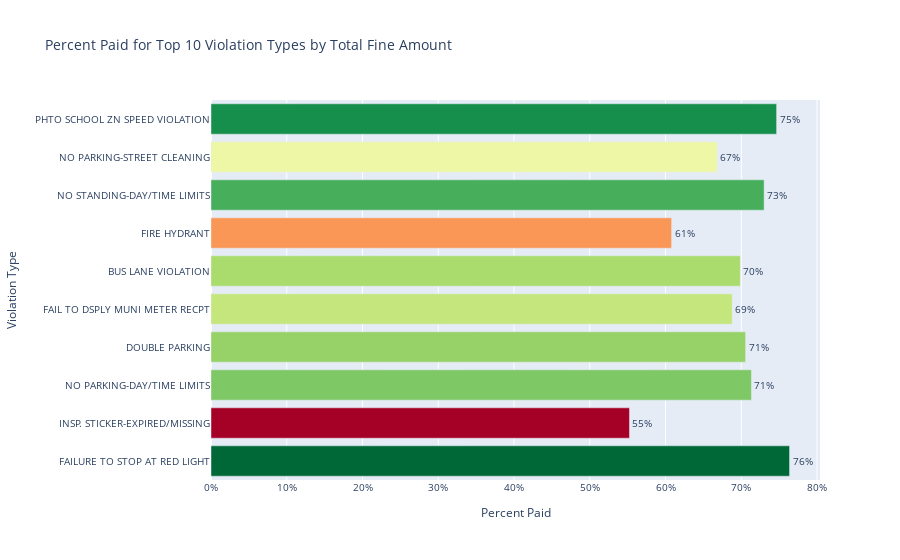

Notebook cell for this chart:
### Code cell
import plotly.express as px

# Step 1: Group by Violation and calculate Percent Paid
violation_paid = (
    df.groupby("Violation")[["Fine Amount", "Amount Due"]]
    .sum()
    .assign(Percent_Paid=lambda d: 1 - (d["Amount Due"] / d["Fine Amount"]))
    .reset_index()
)

# Step 2: Get top 10 violations by total Fine Amount
top_10_fines = violation_paid.sort_values(by="Fine Amount", ascending=False).head(10)

# Step 3: Create sorted y-axis based on Fine Amount order
ordered_violations = top_10_fines.sort_values(by="Fine Amount", ascending=True)["Violation"]

# Step 4: Create horizontal bar chart
fig = px.bar(
    top_10_fines,
    x="Percent_Paid",
    y="Violation",
    orientation="h",
    text="Percent_Paid",
    title="Percent Paid for Top 10 Violation Types by Total Fine Amount",
    labels={"Percent_Paid": "Percent Paid", "Violation": "Violation Type"},
    color="Percent_Paid",
    color_continuous_scale="RdYlGn"
)

# Step 5: Sort bars by Fine Amount
fig.update_layout(
    yaxis=dict(categoryorder="array", categoryarray=ordered_violations),
    xaxis_tickformat=".0%",
    font=dict(size=10),
    coloraxis_showscale=False
)

# Step 6: Add percentage labels
fig.update_traces(
    texttemplate='%{text:.0%}',
    textposition='outside'
)


#Export HTML
html_snippet = pio.to_html(fig, full_html=False, include_plotlyjs='cdn')

# Save and name HTML file
with open("top10_violations_amount_paid-percentage_embed_snippet.html", "w") as f:
    f.write(html_snippet)

fig.show()

### Figure 1 — Plotly figure (JSON) as saved in the notebook; plotly's stock layout.template omitted (floating-point values rounded to 4 significant figures)
{"data": [{"alignmentgroup": "True", "hovertemplate": "Percent Paid=%{marker.color}<br>Violation Type=%{y}<extra></extra>", "legendgroup": "", "marker": {"color": [0.7467, 0.6682, 0.7302, 0.608, 0.6987, 0.6881, 0.7057, 0.7134, 0.5524, 0.7637], "coloraxis": "coloraxis", "pattern": {"shape": ""}}, "name": "", "offsetgroup": "", "orientation": "h", "showlegend": false, "text": [0.7467, 0.6682, 0.7302, 0.608, 0.6987, 0.6881, 0.7057, 0.7134, 0.5524, 0.7637], "textposition": "outside", "texttemplate": "%{text:.0%}", "type": "bar", "x": [0.7467, 0.6682, 0.7302, 0.608, 0.6987, 0.6881, 0.7057, 0.7134, 0.5524, 0.7637], "xaxis": "x", "y": ["PHTO SCHOOL ZN SPEED VIOLATION", "NO PARKING-STREET CLEANING", "NO STANDING-DAY/TIME LIMITS", "FIRE HYDRANT", "BUS LANE VIOLATION", "FAIL TO DSPLY MUNI METER RECPT", "DOUBLE PARKING", "NO PARKING-DAY/TIME LIMITS", "INSP. STICKER-EXPIRED/MISSING", "FAILURE TO STOP AT RED LIGHT"], "yaxis": "y"}], "layout": {"autosize": true, "barmode": "relative", "coloraxis": {"colorbar": {"title": {"text": "Percent Paid"}}, "colorscale": [[0, "rgb(165,0,38)"], [0.1, "rgb(215,48,39)"], [0.2, "rgb(244,109,67)"], [0.3, "rgb(253,174,97)"], [0.4, "rgb(254,224,139)"], [0.5, "rgb(255,255,191)"], [0.6, "rgb(217,239,139)"], [0.7, "rgb(166,217,106)"], [0.8, "rgb(102,189,99)"], [0.9, "rgb(26,152,80)"], [1, "rgb(0,104,55)"]], "showscale": false}, "font": {"size": 10}, "legend": {"tracegroupgap": 0}, "title": {"text": "Percent Paid for Top 10 Violation Types by Total Fine Amount"}, "xaxis": {"anchor": "y", "autorange": true, "domain": [0, 1], "range": [0, 0.8039], "tickformat": ".0%", "title": {"text": "Percent Paid"}, "type": "linear"}, "yaxis": {"anchor": "x", "autorange": true, "categoryarray": ["FAILURE TO STOP AT RED LIGHT", "INSP. STICKER-EXPIRED/MISSING", "NO PARKING-DAY/TIME LIMITS", "DOUBLE PARKING", "FAIL TO DSPLY MUNI METER RECPT", "BUS LANE VIOLATION", "FIRE HYDRANT", "NO STANDING-DAY/TIME LIMITS", "NO PARKING-STREET CLEANING", "PHTO SCHOOL ZN SPEED VIOLATION"], "categoryorder": "array", "domain": [0, 1], "range": [-0.5, 9.5], "title": {"text": "Violation Type"}, "type": "category"}}}
